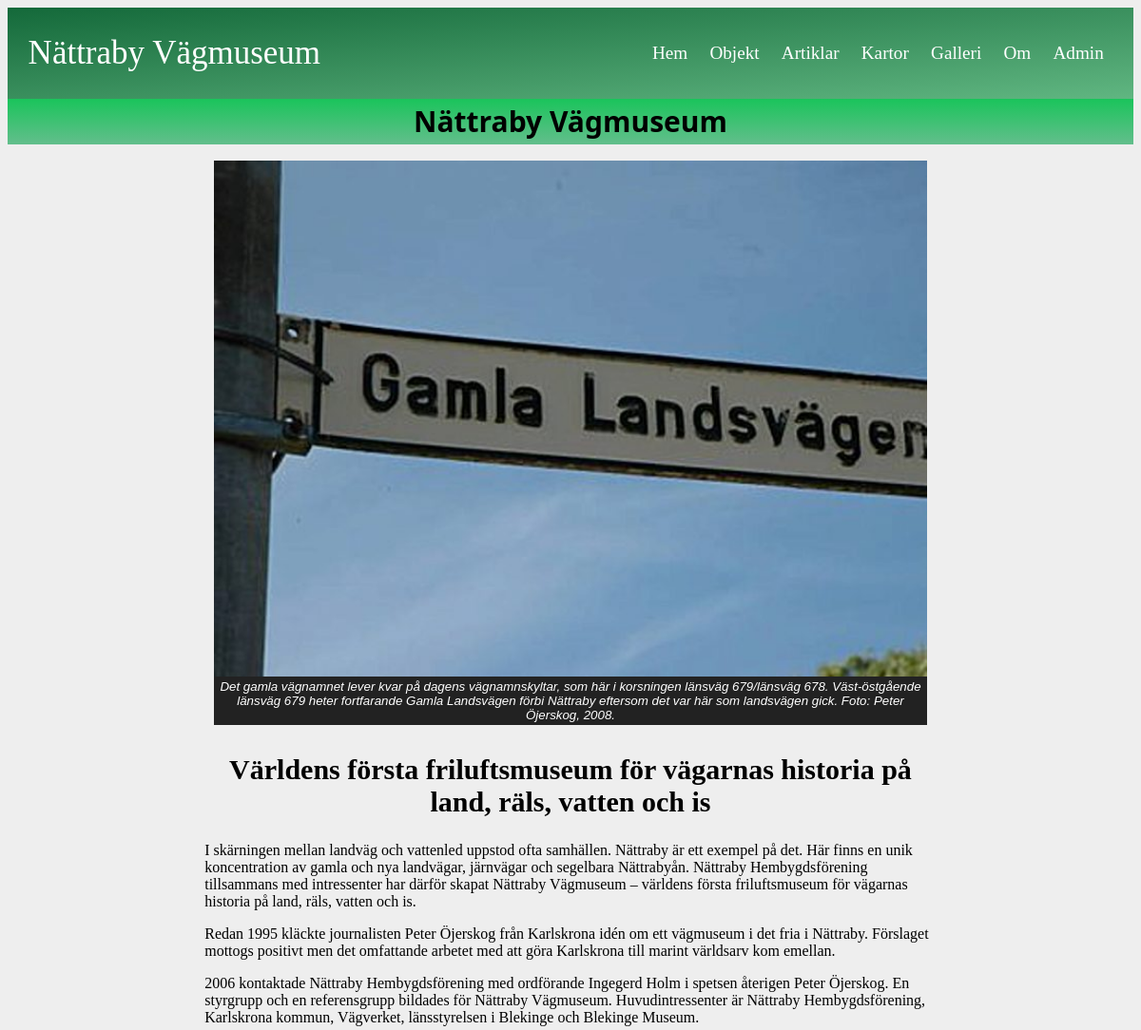
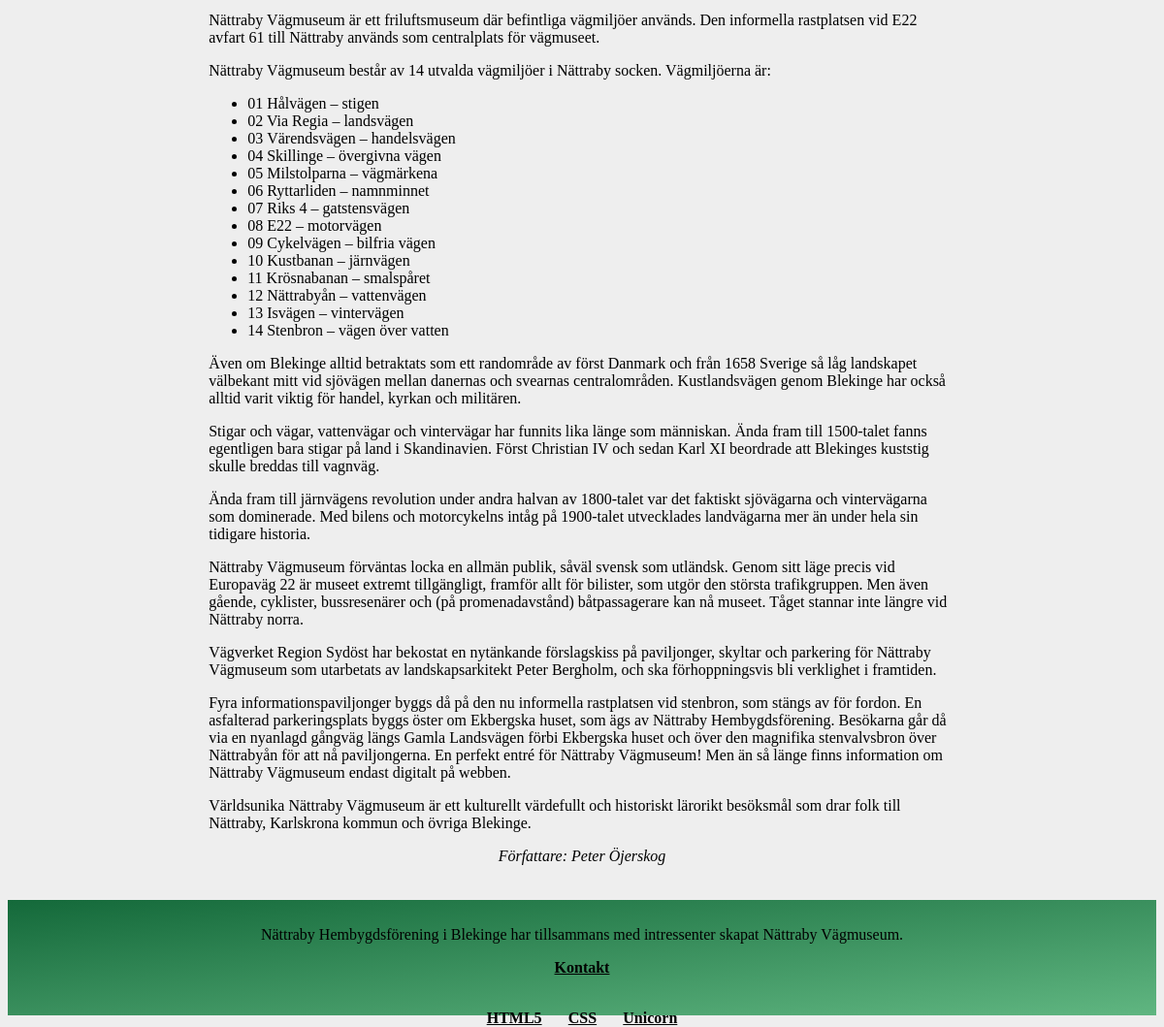
The page / on the database its author committed (2 pictures, top to bottom).
### tables this page shows
CREATE TABLE "article" (
	"id"	INTEGER NOT null,
	"name"	TEXT NOT null UNIQUE,
	"title"	TEXT NOT null,
	"data"	TEXT NOT null,
	"author"	TEXT NOT null,
	"gps"	TEXT,
	"mapImage"	TEXT,
	"image1"	TEXT,
	"image1Alt"	TEXT,
	"image1Text"	,
	"TEXT"	,
	"image2"	TEXT,
	"image2Alt"	TEXT,
	"image2Text"	TEXT,
	PRIMARY KEY("id")
);

### src/functions.php (called while the page is built, shortened)
        </div><?php
function getStartPage($db, $id)
{
    $sql = "SELECT * FROM article WHERE id = :id";
    $stmt = $db->prepare($sql);
    $stmt->execute([':id' => $id]);
    return $stmt->fetchAll(PDO::FETCH_ASSOC);
}
    ?>

### index.php (the view, shortened to what this page needs)
<?php
require __DIR__ . "/src/functions.php";
require __DIR__ . "/config.php";
include("incl/header.php");
$id = 2;
$res = getStartPage($db, $id);
foreach ($res as $row) {
    $image1 = $row['image1'];
    $image1Alt = $row['image1Alt'];
    $image1Text = $row['image1Text'];
    $data = $row['data'];
    $author = $row['author'];
    echo <<<EOD
            <figure class="object-img">
            <img src="img/500/$image1" alt="$image1Alt']">
            <figcaption>$image1Text</figcaption>
            </figure>
            <div class="text-container">
            <p>$data
            </div>
            <p class="author">Författare: $author</p>
        EOD;
}
include("incl/footer.php");

### css/style.css (style rules this page uses)
body { background: #eee; }
figure { clear: both; }
.object-img { display: flex; flex-flow: column; padding: 5px; width: 750px; margin: 1% auto; }
.object-img figcaption { background-color: #222; color: #fff; font: italic smaller sans-serif; padding: 3px; text-align: center; }
.text-container { width: 65%; margin: auto; text-align: left; }
.text-container h2 { text-align: center; font-size: 30px; }
.author { font: italic medium Georgia; text-align: center; }

### rows shown on the page
article: image1 (picture), image1Text "Det gamla vägnamnet lever kvar på dagens vägnamnskyltar, som här i korsningen länsväg 679/länsväg 678. Väst-östgående länsväg 679 heter fortfarande Gamla Landsvägen förbi Nättraby eftersom det var här som landsvägen gick. Foto: Peter Öjerskog, 2008.", data "Världens första friluftsmuseum för vägarnas historia på land, räls, vatten och is I skärningen mellan landväg och vattenled uppstod ofta samhällen. Nättraby är ett exempel på det. Här finns en unik koncentration av gamla och nya landvägar, järnvägar och segelbara Nättrabyån. Nättraby Hembygdsförening tillsammans med intressenter har därför skapat Nättraby Vägmuseum – världens första friluftsmuseum för vägarnas historia på land, räls, vatten och is. Redan 1995 kläckte journalisten Peter Öjerskog från Karlskrona idén om ett vägmuseum i det fria i Nättraby. Förslaget mottogs positivt men det omfattande arbetet med att göra Karlskrona till marint världsarv kom emellan. 2006 kontaktade Nättraby…", author "Peter Öjerskog"

### other values the page prints
$title "Nättraby Vägmuseum"
